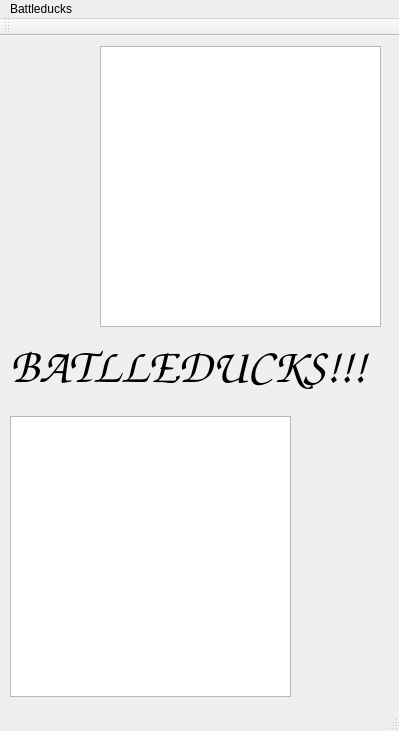
<?xml version="1.0" encoding="UTF-8"?>
<ui version="4.0">
 <class>MainWindow</class>
 <widget class="QMainWindow" name="MainWindow">
  <property name="geometry">
   <rect>
    <x>0</x>
    <y>0</y>
    <width>399</width>
    <height>731</height>
   </rect>
  </property>
  <property name="windowTitle">
   <string>MainWindow</string>
  </property>
  <widget class="QWidget" name="centralWidget">
   <widget class="QGraphicsView" name="graphicsView">
    <property name="geometry">
     <rect>
      <x>10</x>
      <y>380</y>
      <width>281</width>
      <height>281</height>
     </rect>
    </property>
   </widget>
   <widget class="QGraphicsView" name="graphicsView_2">
    <property name="geometry">
     <rect>
      <x>100</x>
      <y>10</y>
      <width>281</width>
      <height>281</height>
     </rect>
    </property>
   </widget>
   <widget class="QLabel" name="label">
    <property name="geometry">
     <rect>
      <x>10</x>
      <y>300</y>
      <width>381</width>
      <height>61</height>
     </rect>
    </property>
    <property name="font">
     <font>
      <family>Comic Sans MS</family>
      <pointsize>36</pointsize>
      <weight>75</weight>
      <bold>true</bold>
     </font>
    </property>
    <property name="autoFillBackground">
     <bool>false</bool>
    </property>
    <property name="text">
     <string>BATLLEDUCKS!!!</string>
    </property>
   </widget>
  </widget>
  <widget class="QMenuBar" name="menuBar">
   <property name="geometry">
    <rect>
     <x>0</x>
     <y>0</y>
     <width>399</width>
     <height>20</height>
    </rect>
   </property>
   <widget class="QMenu" name="menuBattleducks">
    <property name="title">
     <string>Battleducks</string>
    </property>
   </widget>
   <addaction name="menuBattleducks"/>
  </widget>
  <widget class="QToolBar" name="mainToolBar">
   <attribute name="toolBarArea">
    <enum>TopToolBarArea</enum>
   </attribute>
   <attribute name="toolBarBreak">
    <bool>false</bool>
   </attribute>
  </widget>
  <widget class="QStatusBar" name="statusBar"/>
 </widget>
 <layoutdefault spacing="6" margin="11"/>
 <resources/>
 <connections/>
</ui>
